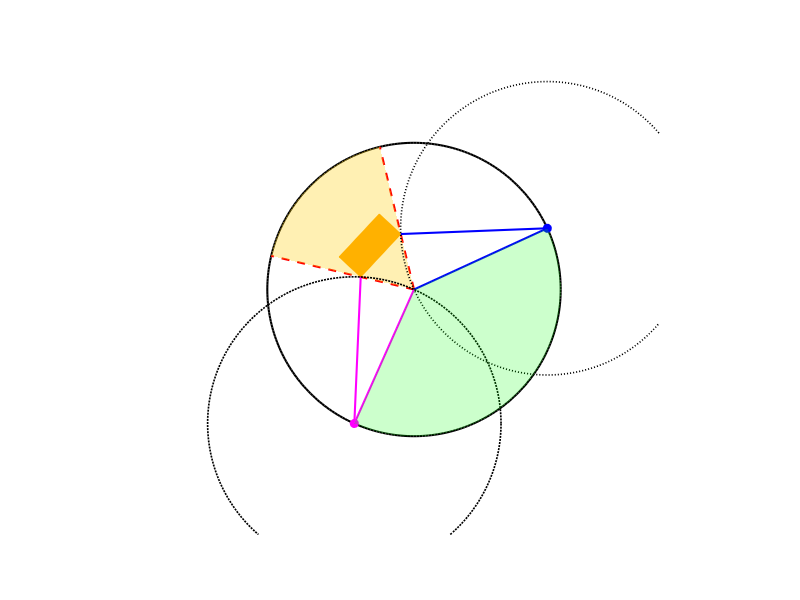

The MATLAB script that drew this image:
clc; clear; close all;

% Rectangle parameters
l = 1.2;               % Length
w = 0.6;               % Width
alpha = -0.9;          % Center X
beta = 0.9;            % Center Y
phi = 0.820305;        % Inclination (radians)

% Compute midpoints of widths
M_x = alpha - l*cos(phi)/2;
N_x = alpha + l*cos(phi)/2;
M_y = beta - l*sin(phi)/2;
N_y = beta + l*sin(phi)/2;

% Compute vertices
obstacle.vertices = [
    M_x - w*sin(phi)/2, M_y + w*cos(phi)/2;  %v1
    N_x - w*sin(phi)/2, N_y + w*cos(phi)/2;  %v2
    M_x + w*sin(phi)/2, M_y - w*cos(phi)/2;  %v3
    N_x + w*sin(phi)/2, N_y - w*cos(phi)/2   %v4
];

vertices = obstacle.vertices;
save('obstacle_vertices.mat', 'vertices');



obstacle.faces = [1 2 4; 1 4 3];

% Plot
figure;
patch('Faces', obstacle.faces, 'Vertices', obstacle.vertices, ...
      'FaceColor', [255 165 0]/255, 'EdgeColor', [255 165 0]/255);
hold on;

% Circle
r = 3;
theta = linspace(0, 2*pi, 300);
plot(r*cos(theta), r*sin(theta), 'k', 'LineWidth', 1.5);
axis equal off; xlim([-5 5]); ylim([-5 5]);

% Angles to each vertex
angles_rad = mod(atan2(obstacle.vertices(:,2), obstacle.vertices(:,1)), 2*pi);
[theta_min_rad, idx_min] = min(angles_rad);
[theta_max_rad, idx_max] = max(angles_rad);

% Plot sector boundary rays
v_min = obstacle.vertices(idx_min,:) / norm(obstacle.vertices(idx_min,:));
v_max = obstacle.vertices(idx_max,:) / norm(obstacle.vertices(idx_max,:));
endpoint_min = v_min * r;
endpoint_max = v_max * r;
plot([0 endpoint_min(1)], [0 endpoint_min(2)], 'r--', 'LineWidth', 1.5);
plot([0 endpoint_max(1)], [0 endpoint_max(2)], 'r--', 'LineWidth', 1.5);

% Shade sector
theta_sector = linspace(theta_min_rad, theta_max_rad, 100);
x_sector = r * cos(theta_sector);
y_sector = r * sin(theta_sector);
patch([0 x_sector 0], [0 y_sector 0], [1 0.8 0], 'FaceAlpha', 0.3, 'EdgeColor', 'none');

% Store vertices to check
vertices_to_check = [idx_min, idx_max];
colors = ['b', 'm'];
endpoints = [];

% Check if a point is inside the sector
is_in_sector = @(x, y) (sqrt(x^2 + y^2) <= r) && ...
    (mod(atan2(y, x) - theta_min_rad, 2*pi) <= mod(theta_max_rad - theta_min_rad, 2*pi));

% Loop over the two key vertices
for k = 1:2
    idx = vertices_to_check(k);
    vx = obstacle.vertices(idx,1);
    vy = obstacle.vertices(idx,2);

    A = vx; B = vy;
    C = (vx^2 + vy^2) / (2*r);
    R = sqrt(A^2 + B^2);
    delta = atan2(B, A);

    found = false;

    if abs(C/R) <= 1
        sol = [delta + acos(C/R), delta - acos(C/R)];
        sol = mod(sol, 2*pi);

        for a = sol
            px = r * cos(a);
            py = r * sin(a);

            % Sample points on the segment
            p1 = [vx, vy];
            p2 = [px, py];
            t_vals = [0.1, 0.25, 0.5, 0.75, 0.9];
            sample_pts = (1 - t_vals') * p1 + t_vals' * p2;

            % Check if all points lie outside the sector
            safe = true;
            for i = 1:size(sample_pts,1)
                if is_in_sector(sample_pts(i,1), sample_pts(i,2))
                    safe = false;
                    break;
                end
            end

            if safe
                plot([vx px], [vy py], [colors(k) '-'], 'LineWidth', 1.5);
                plot(px, py, [colors(k) 'o'], 'MarkerFaceColor', colors(k));
                plot([0 px], [0 py], [colors(k) '-'], 'LineWidth', 1.5); % colored radial line
                plot(px + r*cos(theta), py + r*sin(theta), ':k', 'LineWidth', 1.2); % dotted black circle

                endpoints(k,:) = [px py];

                angle_rad = atan2(py, px);
                
                if k == 1
                    fprintf('For blue   : px = %.4f, py = %.4f, angle = %.4f deg\n', px, py, angle_rad *180/pi);
                else
                    fprintf('For magenta: px = %.4f, py = %.4f, angle = %.4f deg\n', px, py, angle_rad*180/pi);
                end

                found = true;
                break;
            end
        end
    end

    if ~found
        disp(['No valid ray found for vertex ', num2str(idx)]);
    end
end

% Fill green complementary sector
if size(endpoints,1) == 2
    a1 = mod(atan2(endpoints(1,2), endpoints(1,1)), 2*pi);
    a2 = mod(atan2(endpoints(2,2), endpoints(2,1)), 2*pi);
    if a2 < a1, theta_fill = linspace(a2, a1, 300);
    else, theta_fill = linspace(a2, a1 + 2*pi, 300); end
    x_fill = r * cos(theta_fill);
    y_fill = r * sin(theta_fill);
    patch([0 x_fill 0], [0 y_fill 0], [0 1 0], 'FaceAlpha', 0.2, 'EdgeColor', 'none');
end

hold off;
